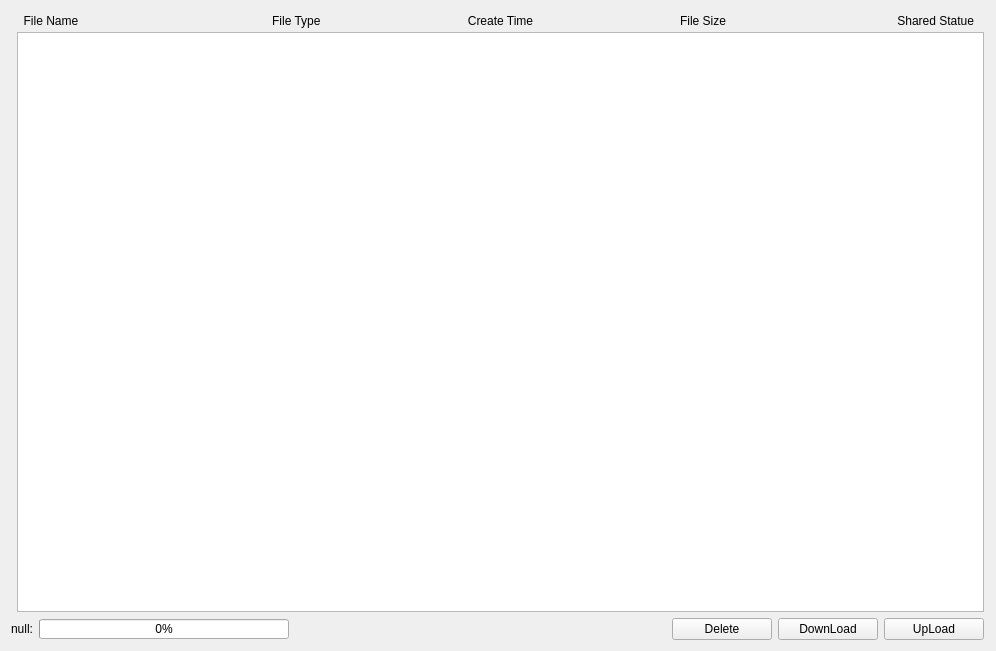
<?xml version="1.0" encoding="UTF-8"?>
<ui version="4.0">
 <class>MyFile_Page</class>
 <widget class="QWidget" name="MyFile_Page">
  <property name="geometry">
   <rect>
    <x>0</x>
    <y>0</y>
    <width>996</width>
    <height>651</height>
   </rect>
  </property>
  <property name="windowTitle">
   <string>Form</string>
  </property>
  <layout class="QGridLayout" name="gridLayout">
   <item row="4" column="0" colspan="2">
    <layout class="QHBoxLayout" name="horizontalLayout_2">
     <item>
      <widget class="QLabel" name="label_file_name_pro">
       <property name="toolTip">
        <string>当前处于任务的文件</string>
       </property>
       <property name="text">
        <string>null:</string>
       </property>
      </widget>
     </item>
     <item>
      <widget class="QProgressBar" name="progressBar">
       <property name="minimumSize">
        <size>
         <width>250</width>
         <height>20</height>
        </size>
       </property>
       <property name="maximumSize">
        <size>
         <width>250</width>
         <height>20</height>
        </size>
       </property>
       <property name="toolTip">
        <string>任务进度</string>
       </property>
       <property name="value">
        <number>0</number>
       </property>
      </widget>
     </item>
     <item>
      <spacer name="horizontalSpacer_3">
       <property name="orientation">
        <enum>Qt::Horizontal</enum>
       </property>
       <property name="sizeType">
        <enum>QSizePolicy::Expanding</enum>
       </property>
       <property name="sizeHint" stdset="0">
        <size>
         <width>338</width>
         <height>13</height>
        </size>
       </property>
      </spacer>
     </item>
     <item>
      <widget class="QPushButton" name="btn_Delete">
       <property name="minimumSize">
        <size>
         <width>100</width>
         <height>0</height>
        </size>
       </property>
       <property name="maximumSize">
        <size>
         <width>100</width>
         <height>16777215</height>
        </size>
       </property>
       <property name="toolTip">
        <string>删除文件</string>
       </property>
       <property name="text">
        <string>Delete</string>
       </property>
      </widget>
     </item>
     <item>
      <widget class="QPushButton" name="btn_download">
       <property name="minimumSize">
        <size>
         <width>100</width>
         <height>0</height>
        </size>
       </property>
       <property name="maximumSize">
        <size>
         <width>100</width>
         <height>16777215</height>
        </size>
       </property>
       <property name="toolTip">
        <string>下载文件</string>
       </property>
       <property name="text">
        <string>DownLoad</string>
       </property>
      </widget>
     </item>
     <item>
      <widget class="QPushButton" name="btn_upload">
       <property name="minimumSize">
        <size>
         <width>100</width>
         <height>0</height>
        </size>
       </property>
       <property name="maximumSize">
        <size>
         <width>100</width>
         <height>16777215</height>
        </size>
       </property>
       <property name="toolTip">
        <string>上传文件</string>
       </property>
       <property name="text">
        <string>UpLoad</string>
       </property>
      </widget>
     </item>
    </layout>
   </item>
   <item row="2" column="2" rowspan="2">
    <spacer name="horizontalSpacer_5">
     <property name="orientation">
      <enum>Qt::Horizontal</enum>
     </property>
     <property name="sizeType">
      <enum>QSizePolicy::Fixed</enum>
     </property>
     <property name="sizeHint" stdset="0">
      <size>
       <width>1</width>
       <height>20</height>
      </size>
     </property>
    </spacer>
   </item>
   <item row="3" column="1">
    <widget class="QListWidget" name="file_list">
     <property name="minimumSize">
      <size>
       <width>200</width>
       <height>0</height>
      </size>
     </property>
     <property name="toolTip">
      <string/>
     </property>
    </widget>
   </item>
   <item row="0" column="1">
    <layout class="QHBoxLayout" name="horizontalLayout">
     <item>
      <widget class="QLabel" name="label_file_name">
       <property name="minimumSize">
        <size>
         <width>150</width>
         <height>0</height>
        </size>
       </property>
       <property name="maximumSize">
        <size>
         <width>16777215</width>
         <height>16777215</height>
        </size>
       </property>
       <property name="toolTip">
        <string>文件名</string>
       </property>
       <property name="text">
        <string>  File Name</string>
       </property>
      </widget>
     </item>
     <item>
      <spacer name="horizontalSpacer">
       <property name="orientation">
        <enum>Qt::Horizontal</enum>
       </property>
       <property name="sizeType">
        <enum>QSizePolicy::Fixed</enum>
       </property>
       <property name="sizeHint" stdset="0">
        <size>
         <width>40</width>
         <height>20</height>
        </size>
       </property>
      </spacer>
     </item>
     <item>
      <widget class="QLabel" name="label_file_type">
       <property name="minimumSize">
        <size>
         <width>0</width>
         <height>0</height>
        </size>
       </property>
       <property name="toolTip">
        <string>文件类型</string>
       </property>
       <property name="text">
        <string>    File Type     </string>
       </property>
       <property name="alignment">
        <set>Qt::AlignCenter</set>
       </property>
      </widget>
     </item>
     <item>
      <spacer name="horizontalSpacer_2">
       <property name="orientation">
        <enum>Qt::Horizontal</enum>
       </property>
       <property name="sizeType">
        <enum>QSizePolicy::Fixed</enum>
       </property>
       <property name="sizeHint" stdset="0">
        <size>
         <width>40</width>
         <height>20</height>
        </size>
       </property>
      </spacer>
     </item>
     <item>
      <widget class="QLabel" name="label">
       <property name="minimumSize">
        <size>
         <width>0</width>
         <height>0</height>
        </size>
       </property>
       <property name="toolTip">
        <string>创建时间</string>
       </property>
       <property name="text">
        <string>Create Time</string>
       </property>
       <property name="alignment">
        <set>Qt::AlignCenter</set>
       </property>
      </widget>
     </item>
     <item>
      <spacer name="horizontalSpacer_6">
       <property name="orientation">
        <enum>Qt::Horizontal</enum>
       </property>
       <property name="sizeType">
        <enum>QSizePolicy::Fixed</enum>
       </property>
       <property name="sizeHint" stdset="0">
        <size>
         <width>40</width>
         <height>20</height>
        </size>
       </property>
      </spacer>
     </item>
     <item>
      <widget class="QLabel" name="label_2">
       <property name="toolTip">
        <string>文件大小</string>
       </property>
       <property name="text">
        <string>File Size</string>
       </property>
       <property name="alignment">
        <set>Qt::AlignCenter</set>
       </property>
      </widget>
     </item>
     <item>
      <spacer name="horizontalSpacer_7">
       <property name="orientation">
        <enum>Qt::Horizontal</enum>
       </property>
       <property name="sizeType">
        <enum>QSizePolicy::Fixed</enum>
       </property>
       <property name="sizeHint" stdset="0">
        <size>
         <width>40</width>
         <height>20</height>
        </size>
       </property>
      </spacer>
     </item>
     <item>
      <widget class="QLabel" name="label_3">
       <property name="toolTip">
        <string>共享状态</string>
       </property>
       <property name="text">
        <string>Shared Statue   </string>
       </property>
       <property name="alignment">
        <set>Qt::AlignRight|Qt::AlignTrailing|Qt::AlignVCenter</set>
       </property>
      </widget>
     </item>
    </layout>
   </item>
   <item row="2" column="0" rowspan="2" colspan="2">
    <spacer name="horizontalSpacer_4">
     <property name="orientation">
      <enum>Qt::Horizontal</enum>
     </property>
     <property name="sizeType">
      <enum>QSizePolicy::Fixed</enum>
     </property>
     <property name="sizeHint" stdset="0">
      <size>
       <width>1</width>
       <height>1</height>
      </size>
     </property>
    </spacer>
   </item>
   <item row="1" column="0" colspan="2">
    <spacer name="verticalSpacer">
     <property name="orientation">
      <enum>Qt::Vertical</enum>
     </property>
     <property name="sizeType">
      <enum>QSizePolicy::Fixed</enum>
     </property>
     <property name="sizeHint" stdset="0">
      <size>
       <width>20</width>
       <height>1</height>
      </size>
     </property>
    </spacer>
   </item>
  </layout>
 </widget>
 <resources/>
 <connections/>
</ui>
